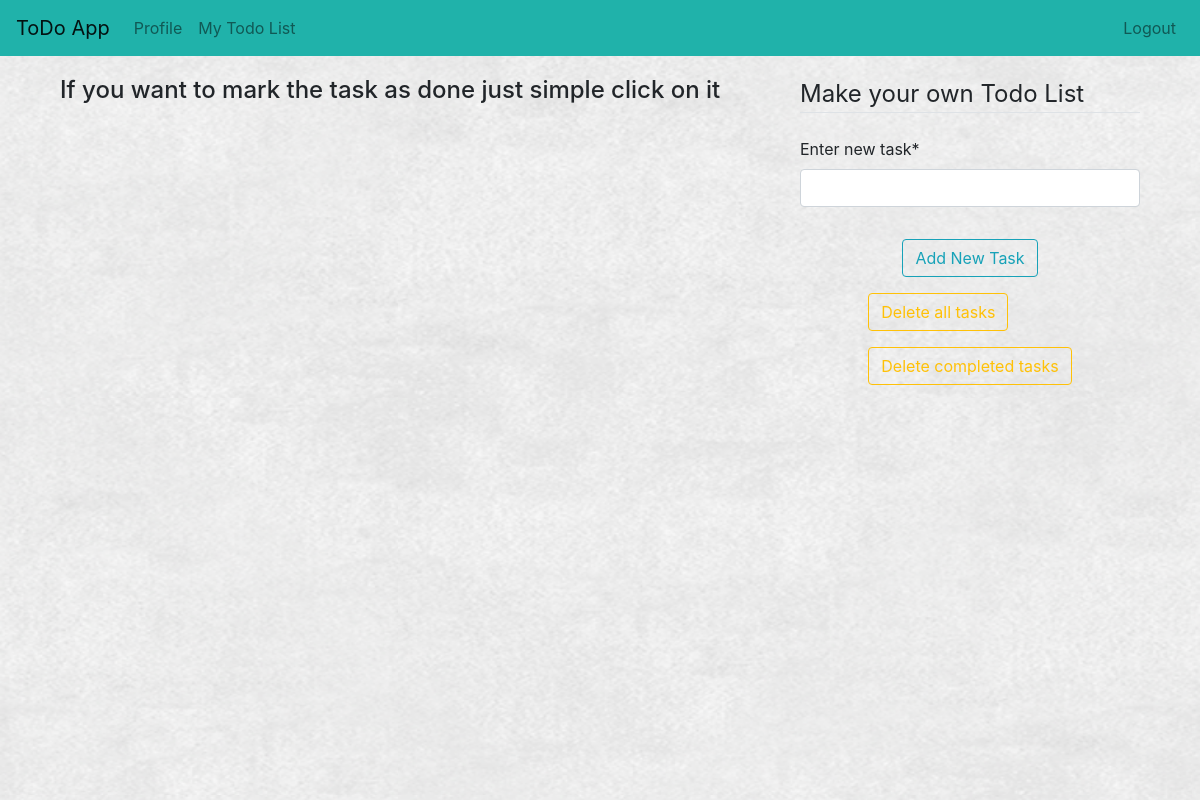
The app's page /todolist/ (signed in), older data.
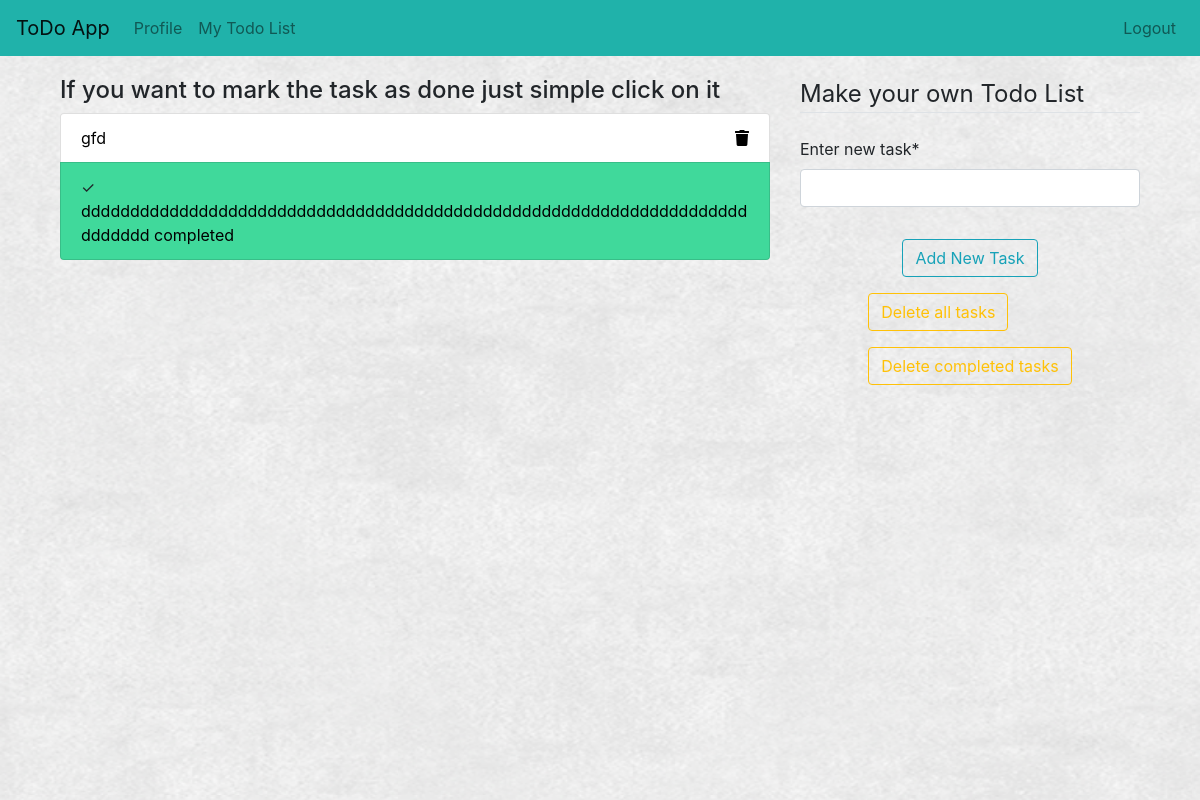
The same page, newer data.
### todo_app/models.py (models this page shows)
class TodoList(models.Model):
    task = models.CharField(max_length=75)
    author = models.ForeignKey(User, on_delete=models.CASCADE)
    complete = models.BooleanField(default=False)
    def __str__(self):
        return self.task

### todo_app/views.py (the view)
# urls.py: path('todolist/', views.todo_list, name='todo-list'),
@login_required
def todo_list(request):
    user = request.user
    tasks_list = TodoList.objects.filter(author=user)
    form = TasksForm()
    context = {'form': form, 'tasks_list': tasks_list}
    return render(request, 'todo_app/todo_list.html', context)

### todo_app/forms.py
class TasksForm(ModelForm):
    class Meta:
        model = TodoList
        fields = ['task']
    def __init__(self, *args, **kwargs):
        super(TasksForm, self).__init__(*args, **kwargs)
        self.fields['task'].label = 'Enter new task'

### todo_app/templates/todo_app/todo_list.html (shortened to what this page needs)
<!DOCTYPE html>
{% extends 'todo_app/base.html'%}
{% load crispy_forms_tags %}
{% block content %}
 <div class="container">
      <div class="row">
        <div class="col-md-8">
            <h4>If you want to mark the task as done just simple click on it</h4>
            <div class="tasks-content">
                <ul class="list-group">
                    {%for one_task in tasks_list %}
                        {% if one_task.complete %}
                    <li class="list-group-item task-completed"><a href="{% url 'uncompleted' one_task.id %}">{{one_task}} completed</a></li>
                        {% else %}
                            <li class="list-group-item ">
                                 <div id="leftlist">
                                <a href="{% url 'complete' one_task.id %}">{{one_task}}</a>
                                 </div>
                                <div id="rightlist">
                               <a style="color: black;" class="fas fa-trash" href="{% url 'delete-task' one_task.id %}"></a>
                                </div>
                            </li>
                        {% endif %}
                    {% endfor %}
                </ul>
            </div>
        </div>
      <div class="col-md-4">
           <div class="form-content">
               <div class="form">
                    <form action="{% url 'add-new' %}" method="POST">
                        <fieldset class="form-group">
                            <legend class="border-bottom mb-4">Make your own Todo List</legend>
                            <div class="form-content">
                                {{ form|crispy}}
                                </div>
                        </fieldset>
                <div align="center" class="form-group">
                    <button  class="btn btn-outline-info" type="submit">Add New Task</button>
                </div>
                      </form>
                </div>
                    <div align="center" class="buttons">
                        <div class="btn-group-vertical">
                            <a href ="{% url 'delete-all' %} ">
                                <button class="btn btn-outline-warning mb-3" type="submit">Delete all tasks</button>
                            </a>
                            <a href ="{% url 'delete-done' %} ">
                                <button class="btn btn-outline-warning" type="submit">Delete completed tasks</button>
                            </a>
                    </div>
                </div>
            </div>
        </div>
    </div>
 </div>
{%endblock content %}

Row changes from the older to the newer data that the page shows:
added TodoList: task "gfd"
added TodoList: task "ddddddddddddddddddddddddddddddddddddddddddddddddddddddddddddddddddddddddddd"
